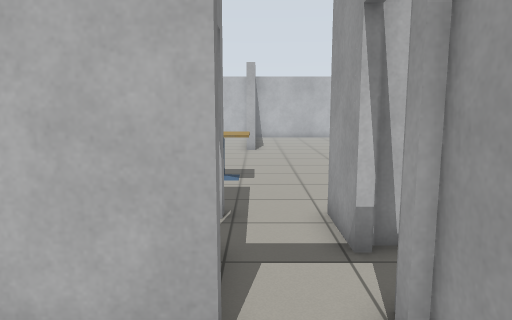
view 1 (above)

17 first-person views from a walk through a Gazebo world. The camera is 1.2 m above the floor, tilts 8° down and sees 70° across. The floor is counted in squares, 0.5 m on a side. Each view is taken from the middle of a square. On the plan, view 1 faces up. The plan holds only what a view shows up to about 20 squares ahead; the rest is blank. The robots in the file are not drawn. Gazebo's built-in surfaces are drawn with simple patterns.

view 2
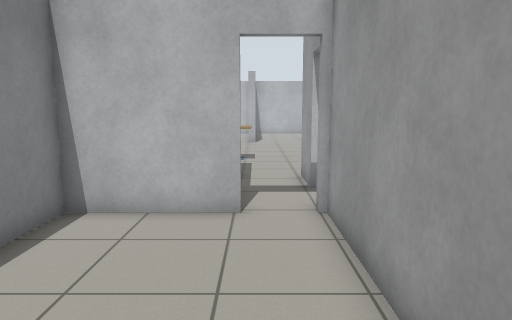

view 3
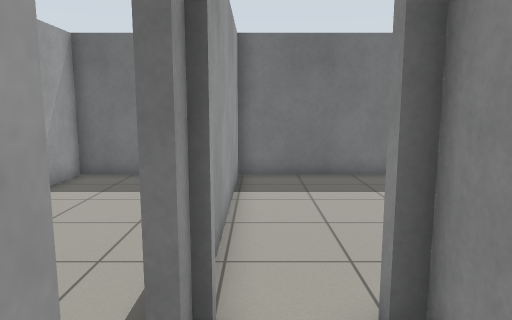

view 4
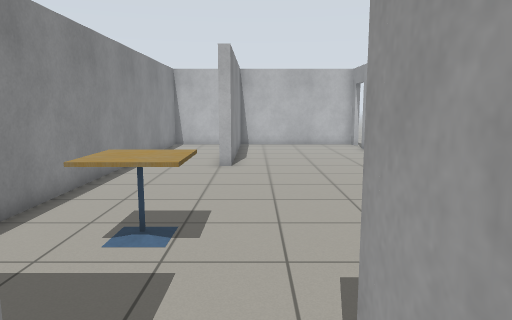

view 5
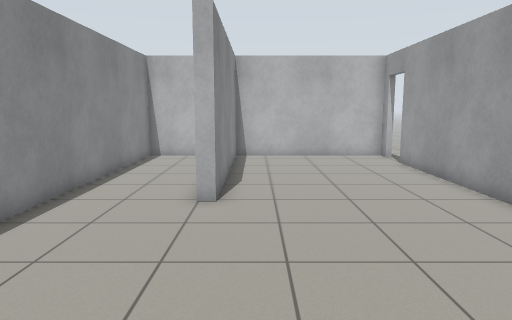

view 6
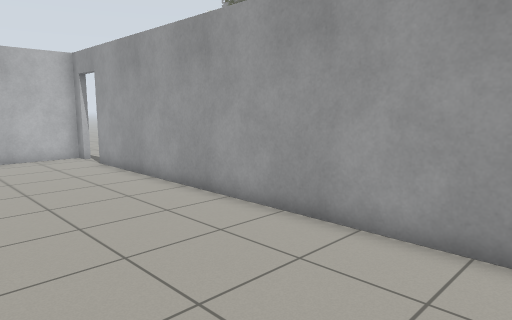

view 7
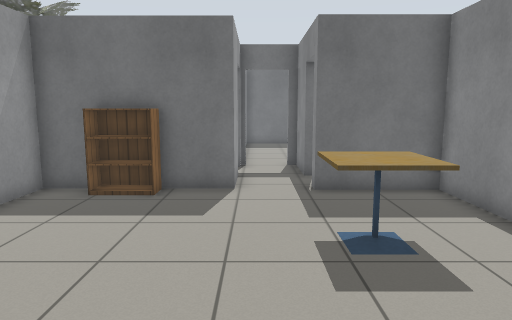

view 8
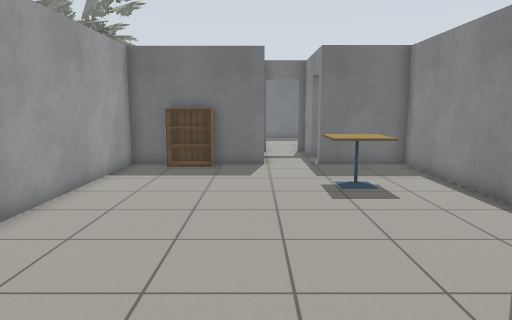

view 9
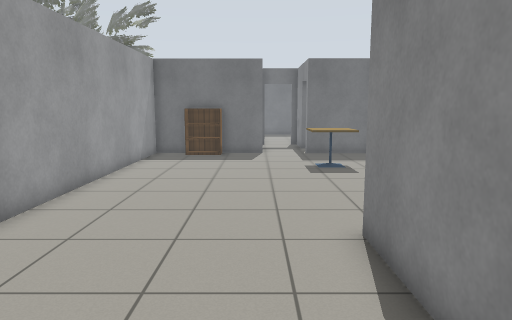

view 10
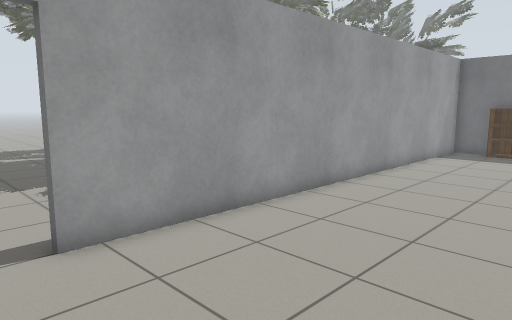

view 11
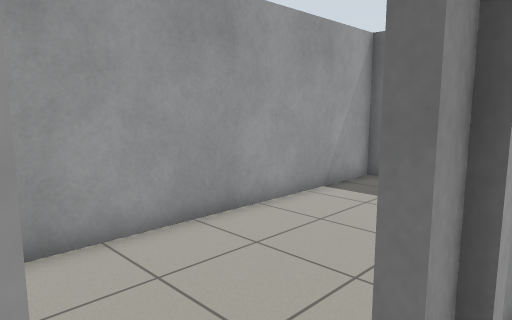

view 12
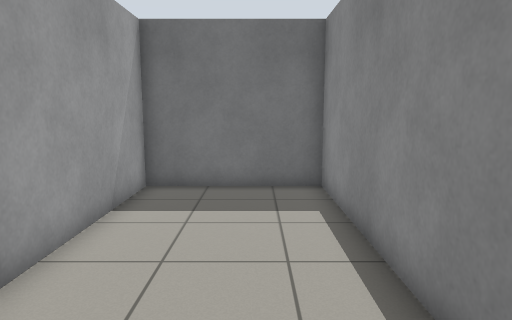

view 13
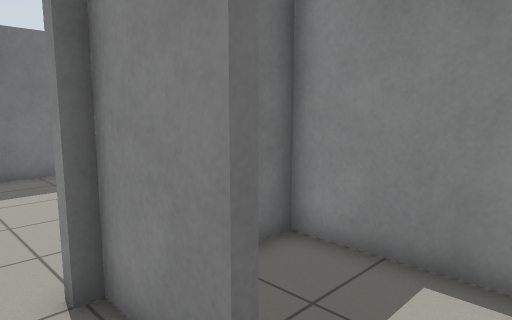

view 14
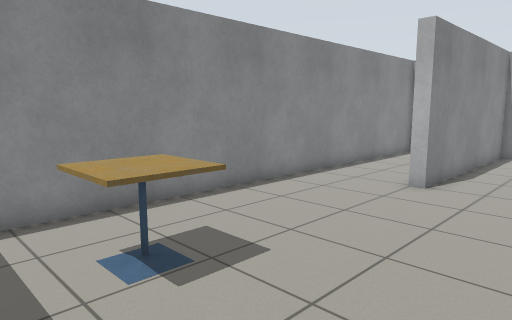

view 15
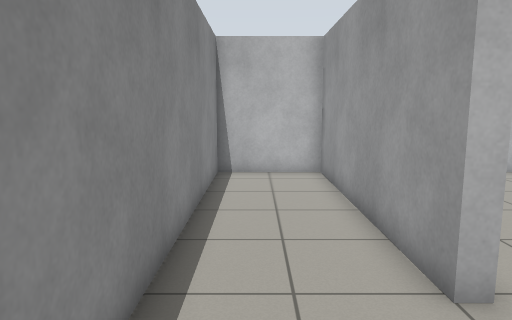

view 16
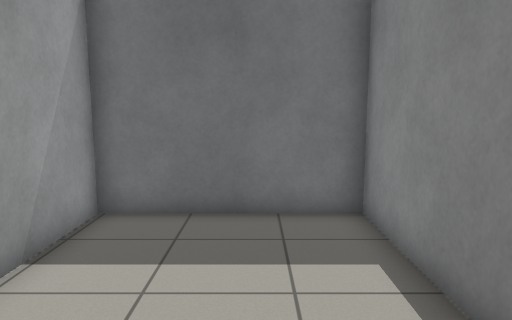

view 17
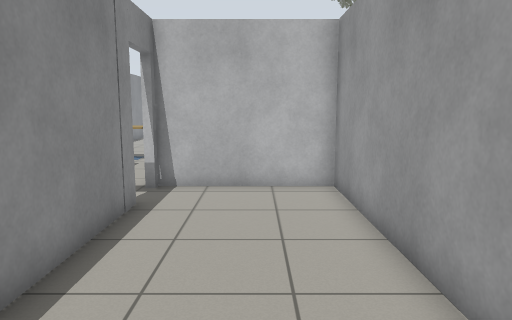

### Floor plan
Points are (right, up) in squares from view 1. A wall is a line through its corners. A room is listed if a view was taken in it or the views show most of it. See-through windows are left out.
Room 1 (views 1, 2, 16)
walls: (-4.5, -1.2) (-4.5, -6.2) (1.7, -6.2) (1.7, 3.3); (-0.4, 3.2) (-4.5, 3.2) (-4.5, 1.1)
ways out: open door at (0.5, 3) to room 2
Room 2 (views 3, 4, 5, 6, 7, 8, 9, 10, 11, 13, 14, 15)
walls: (7.4, 30) (7.4, 30.7) (0, 30.7) (0, 21.3) (-0.5, 21.3) (-0.5, 30.7) (-4.5, 30.7) (-4.5, 8.2) (-0.7, 8.2) (-0.7, 7.8); (-0.7, 6) (-0.7, 3.5) (-0.4, 3.5); (1.7, 5.8) (1.7, 8.2) (7.4, 8.2) (7.4, 28.2); (1.7, 3.5) (1.7, 4.1)
ways out: open door at (0.5, 3) to room 1; open door at (2, 4.5) to room 3; open door at (-1, 6.5) to room 4; open door at (7.7, 29.3)
objects: cafe table (-2, 12) to (0, 13); bookshelf (4, 9) to (5, 9)
Room 3 (views 12, 17)
walls: (1.9, 4.1) (1.9, -6.2) (7.4, -6.2) (7.4, 6.2) (1.9, 6.2)
ways out: open door at (2, 4.5) to room 2
Room 4 (no view inside)
walls: (-4.5, 7.2) (-4.5, 3.5) (-3.5, 3.5)
ways out: open door at (-1, 6.5) to room 2

Positions as (right, up) in squares from view 1, and headings:
1: (0, 0), facing up
2: (0, -5), facing up
3: (1, 7), facing down
4: (1, 6), facing up
5: (1, 12), facing up
6: (1, 12), facing up-right
7: (1, 19), facing down
8: (2, 24), facing down
9: (2, 28), facing down
10: (1, 30), facing down-right
11: (1, 6), facing down-right
12: (4, 5), facing down
13: (1, 8), facing down-left
14: (4, 10), facing up-left
15: (-3, 17), facing up
16: (-2, 2), facing down
17: (5, -5), facing up
